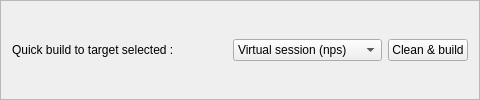
         <widget class="QFrame" name="frame_4">
          <property name="frameShape">
           <enum>QFrame::StyledPanel</enum>
          </property>
          <property name="frameShadow">
           <enum>QFrame::Raised</enum>
          </property>
          <layout class="QGridLayout" name="gridLayout_11">
           <item row="0" column="0">
            <widget class="QLabel" name="label_19">
             <property name="text">
              <string>Quick build to target selected :</string>
             </property>
            </widget>
           </item>
           <item row="0" column="1">
            <spacer name="horizontalSpacer_5">
             <property name="orientation">
              <enum>Qt::Horizontal</enum>
             </property>
             <property name="sizeHint" stdset="0">
              <size>
               <width>53</width>
               <height>20</height>
              </size>
             </property>
            </spacer>
           </item>
           <item row="0" column="2">
            <widget class="QComboBox" name="quick_target">
             <property name="sizePolicy">
              <sizepolicy hsizetype="Expanding" vsizetype="Fixed">
               <horstretch>0</horstretch>
               <verstretch>0</verstretch>
              </sizepolicy>
             </property>
             <property name="minimumSize">
              <size>
               <width>0</width>
               <height>20</height>
              </size>
             </property>
             <property name="toolTip">
              <string>Select a target between the possible ones for a quick build</string>
             </property>
             <item>
              <property name="text">
               <string>Virtual session (nps)</string>
              </property>
             </item>
             <item>
              <property name="text">
               <string>Virtual session (sim)</string>
              </property>
             </item>
             <item>
              <property name="text">
               <string>Flash real aircraft (ap)</string>
              </property>
             </item>
            </widget>
           </item>
           <item row="0" column="3">
            <widget class="QPushButton" name="quick_build">
             <property name="minimumSize">
              <size>
               <width>0</width>
               <height>20</height>
              </size>
             </property>
             <property name="toolTip">
              <string>Quick build (clean, build and show console with default filters)</string>
             </property>
             <property name="layoutDirection">
              <enum>Qt::LeftToRight</enum>
             </property>
             <property name="text">
              <string>Clean &amp;&amp; build</string>
             </property>
            </widget>
           </item>
          </layout>
         </widget>
